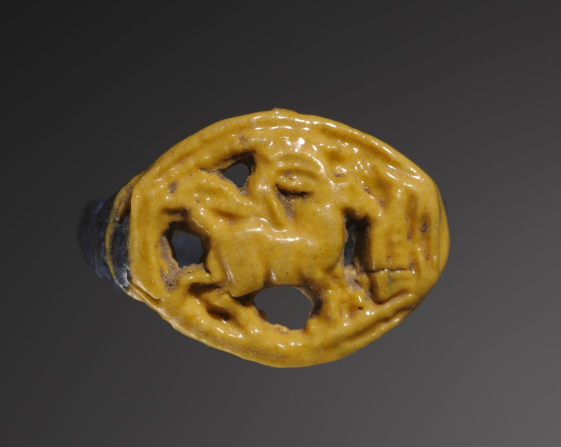
#> input picture datasets/appearance_lora/images/CAND_001.jpg, 1122 x 893 px (shown at 1/2 size); its folder holds only this picture in this run
$ python -i quality_correction.py   (imports and definitions only)   (older library calls are emulated)
#> lines starting #> are read from the running program, lines starting #| are printed output that depends on the picture; after the words box and inside, x2 and y2 are one past the last pixel; in counts of white or black regions, pixels touching at a corner belong together
#> further down, picture is the input picture: shape (893, 1122, 3); mean B, G, R 53, 71.8, 82.1
"""JewelMind Generative Rendering — Final Dataset Quality Correction Module.

This module provides deterministic computer vision and multi-signal heuristics
to audit, filter, reclassify, and stage the rendering_final dataset into
rendering_final_corrected.

Strict Constraints:
- 100% Deterministic (Seed 42)
- Zero model training / Zero GPU fine-tuning
- All baseline datasets and model weights are strictly immutable
"""

import os
import re
import cv2
import numpy as np
import pandas as pd
from PIL import Image

CANONICAL_CATEGORIES = [
    "ring",
    "earring",
    "pendant",
    "necklace",
    "bracelet",
    "bangle",
    "brooch",
    "other_jewellery",
]

# Neutral background padding for letterboxing
PADDING_COLOR = (128, 128, 128)
TARGET_SIZE = 512


# [32 lines left out: functions compute_directory_sha256_tree, letterbox_image, not called in this run]


def extract_vision_quality_features(img_bgr):
    """Extract fast, deterministic computer vision features for graphic/text/chart/skin detection."""
    h, w = img_bgr.shape[:2]
    # Standardize to 512x512 for invariant thresholding
    img_512 = cv2.resize(img_bgr, (512, 512), interpolation=cv2.INTER_AREA)
    gray = cv2.cvtColor(img_512, cv2.COLOR_BGR2GRAY)
    hsv = cv2.cvtColor(img_512, cv2.COLOR_BGR2HSV)
#> hsv: shape (512, 512, 3); mean H, S, V 74, 50.5, 82.2
    ycrcb = cv2.cvtColor(img_512, cv2.COLOR_BGR2YCrCb)
#> ycrcb: shape (512, 512, 3); mean of channels 0, 1, 2 72.9, 134.7, 116.8

    # 1. Table / Grid / Dimension line detection (Morphological line opening)
    horiz_kernel = cv2.getStructuringElement(cv2.MORPH_RECT, (25, 1))
    vert_kernel = cv2.getStructuringElement(cv2.MORPH_RECT, (1, 25))
    horiz_lines = cv2.morphologyEx(gray, cv2.MORPH_OPEN, horiz_kernel)
    vert_lines = cv2.morphologyEx(gray, cv2.MORPH_OPEN, vert_kernel)
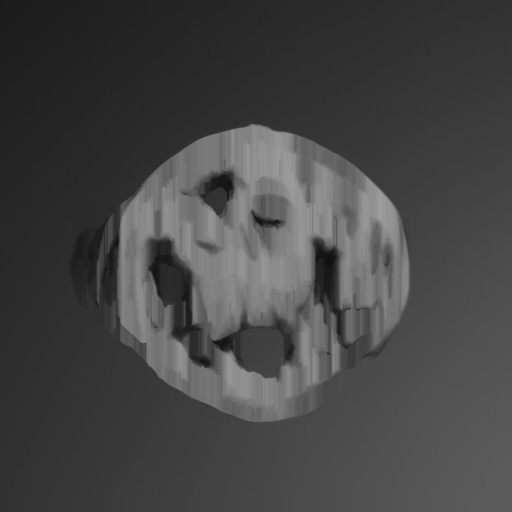
#> vert_lines: shape (512, 512); min 14, max 158, mean 69.4
    horiz_density = float(np.sum(horiz_lines > 40) / (512 * 512))
#> horiz_density = 0.86
    vert_density = float(np.sum(vert_lines > 40) / (512 * 512))
#> vert_density = 0.863
    grid_score = float(horiz_density * vert_density * 1000.0 + (horiz_density + vert_density))
#> grid_score = 743.6

    # 2. Text / Character stroke clustering
    morph_grad = cv2.morphologyEx(gray, cv2.MORPH_GRADIENT, cv2.getStructuringElement(cv2.MORPH_RECT, (3, 3)))
    text_dilate = cv2.dilate(morph_grad, cv2.getStructuringElement(cv2.MORPH_RECT, (7, 2)))
    text_bin = (text_dilate > 35).astype(np.uint8)
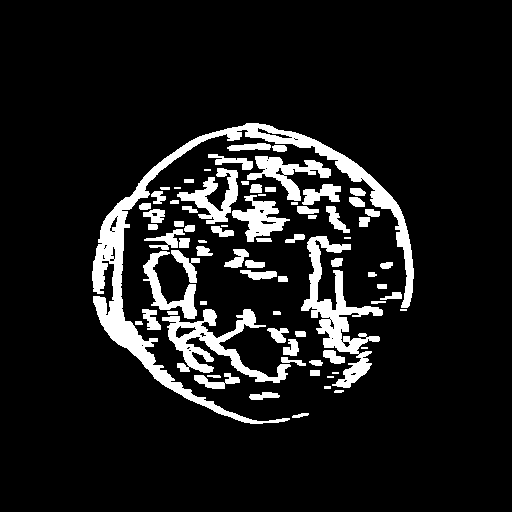
#> text_bin: shape (512, 512); values 0 (black) and 1 (white), 10.6% white; 77 white regions (9 under 20 px), largest, box (x1, y1, x2, y2) and area: (92, 123, 414, 424) 9133, (301, 236, 383, 388) 3653, (162, 309, 291, 383) 2834

    num_labels, labels, stats, centroids = cv2.connectedComponentsWithStats(text_bin, connectivity=8)
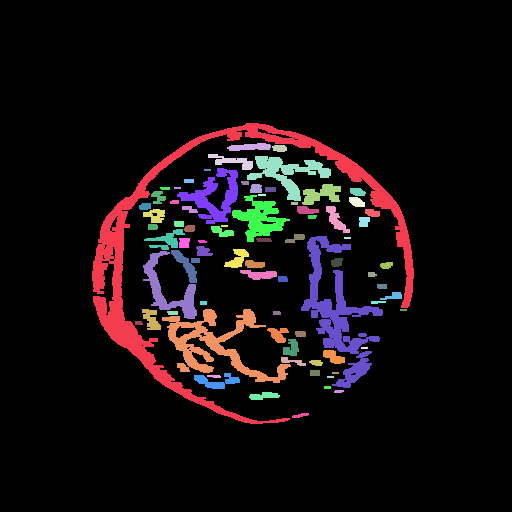
#> labels: shape (512, 512) int32; 78 distinct labels, from 0 to 77; one colour per label, 0 black
#> num_labels = 78; stats = 78 rows, first 6: [0, 0, 512, 512, 234226], [92, 123, 322, 301, 9133], [227, 143, 44, 8, 253], [272, 145, 15, 7, 90], [208, 154, 45, 16, 301], [247, 156, 84, 45, 1329]; centroids = 78 pairs, first value 138.3 to 403, second value 146.7 to 415
    text_cc_count = 0
    text_area = 0
    for i in range(1, min(num_labels, 500)):
        area = stats[i, cv2.CC_STAT_AREA]
        cw = stats[i, cv2.CC_STAT_WIDTH]
        ch = stats[i, cv2.CC_STAT_HEIGHT]
        ar = cw / max(1, ch)
        if 15 < area < 2500 and 1.2 < ar < 12 and ch < 30:
            text_cc_count += 1
            text_area += area
#> this loop made 77 passes
#> (area, cw, ch, ar, text_area) on passes 2, 3, 4, 8, 9, 10, 11, 12: (253, 44, 8, 5.5, 253), (90, 15, 7, 2.14, 343), (301, 45, 16, 2.81, 644), (40, 10, 4, 2.5, 684), (30, 8, 4, 2, 714), (99, 12, 9, 1.33, 813), (481, 39, 21, 1.86, 1294), (29, 10, 3, 3.33, 1323)
#> after the loop, text_area = 5813; text_cc_count = 55
    text_density = float(text_area / (512 * 512))
#> text_density = 0.0222

    # 3. Peripheral / Border noise (where promotional headers/footers/watermarks live)
    border_mask = np.zeros((512, 512), dtype=bool)
    border_mask[:90, :] = True
    border_mask[-90:, :] = True
    border_mask[:, :70] = True
    border_mask[:, -70:] = True

    grad_x = cv2.Sobel(gray, cv2.CV_32F, 1, 0, ksize=3)
    grad_y = cv2.Sobel(gray, cv2.CV_32F, 0, 1, ksize=3)
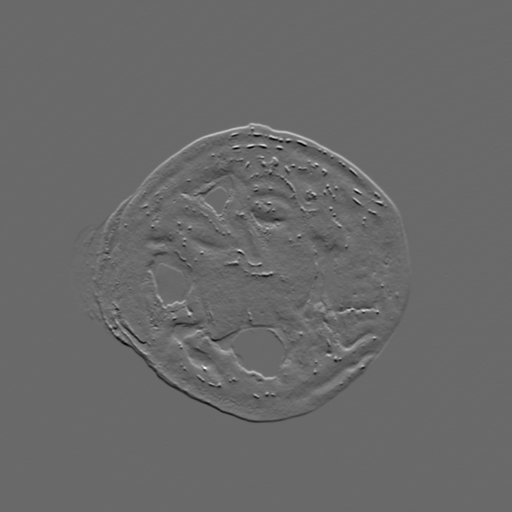
#> grad_y: shape (512, 512) float32; min -375, max 530, mean 0.5; drawn with min black and max white
    grad_mag = cv2.magnitude(grad_x, grad_y)

    border_edge_density = float(np.mean(grad_mag[border_mask] > 50))
#> border_edge_density = 0.000159
    center_edge_density = float(np.mean(grad_mag[~border_mask] > 50))
#> center_edge_density = 0.223

    # Peripheral-to-Center edge ratio
    border_ratio = float(border_edge_density / max(0.001, center_edge_density))
#> border_ratio = 0.000712

    # 4. Skin color detection (YCrCb + HSV)
    cr = ycrcb[:, :, 1]
    cb = ycrcb[:, :, 2]
    skin_ycrcb = (cr >= 133) & (cr <= 173) & (cb >= 77) & (cb <= 127)
#> skin_ycrcb: shape (512, 512) bool; 14.6% white; 88 white regions (59 under 20 px), largest, box (x1, y1, x2, y2) and area: (95, 122, 412, 423) 31977, (211, 194, 290, 308) 3305, (139, 179, 178, 232) 624
    hue = hsv[:, :, 0]
    sat = hsv[:, :, 1]
    skin_hsv = (hue >= 0) & (hue <= 25) & (sat >= 30) & (sat <= 200)
#> skin_hsv: shape (512, 512) bool; 15.5% white; 137 white regions (124 under 20 px), largest, box (x1, y1, x2, y2) and area: (93, 122, 412, 424) 39148, (252, 196, 292, 219) 421, (133, 270, 143, 306) 153
    skin_mask = skin_ycrcb & skin_hsv
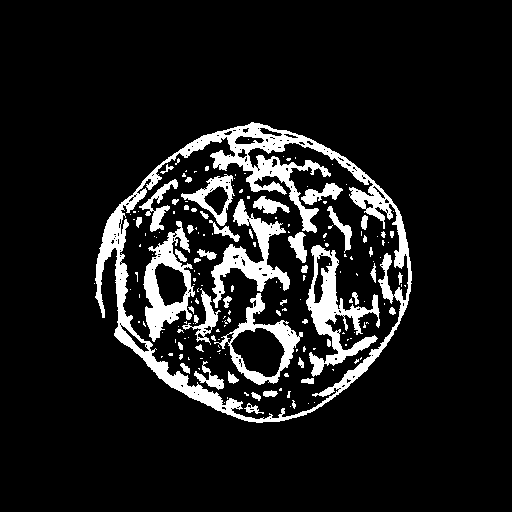
#> skin_mask: shape (512, 512) bool; 10.7% white; 183 white regions (131 under 20 px), largest, box (x1, y1, x2, y2) and area: (95, 122, 412, 423) 12217, (306, 245, 380, 377) 3052, (211, 199, 290, 308) 2483
    skin_ratio = float(np.mean(skin_mask))
#> skin_ratio = 0.107

    # 5. Background border uniformity
    border_val = gray[border_mask]
    border_val_std = float(np.std(border_val))
#> border_val_std = 17.11

    # 6. Saliency / Foreground occupancy (Otsu thresholding on center)
    center_gray = gray[80:432, 80:432]
    _, otsu_thresh = cv2.threshold(center_gray, 0, 255, cv2.THRESH_BINARY_INV + cv2.THRESH_OTSU)
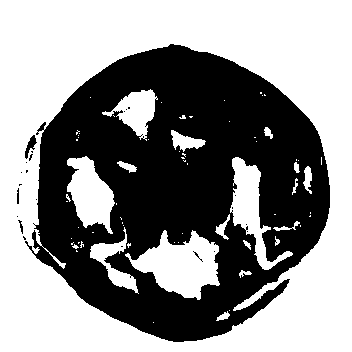
#> otsu_thresh: shape (352, 352); 56.1% white; 23 black regions (19 under 20 px), largest, box (x1, y1, x2, y2) and area: (25, 44, 330, 342) 54181, (25, 135, 37, 159) 117, (17, 188, 19, 204) 29, (18, 220, 23, 234) 28
    occupancy = float(np.mean(otsu_thresh > 0))
#> occupancy = 0.561

    # 7. Disconnected multi-component / collage detection
    # Strong foreground blobs
    fg_thresh = (gray < 235) & (grad_mag > 30)
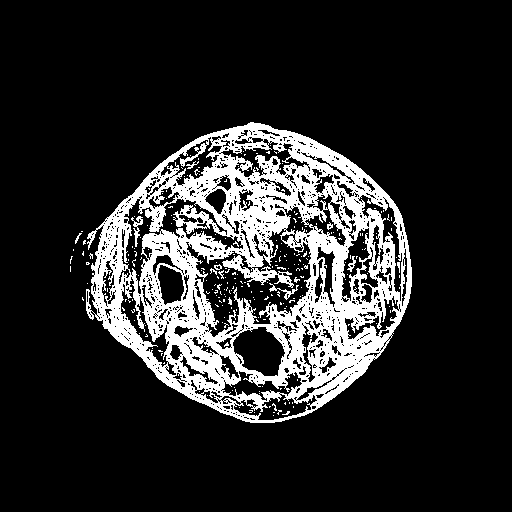
#> fg_thresh: shape (512, 512) bool; 16.6% white; 234 white regions (222 under 20 px), largest, box (x1, y1, x2, y2) and area: (86, 122, 412, 423) 42228, (131, 216, 143, 247) 127, (269, 283, 299, 300) 107
    num_fg_blobs, _, fg_stats, _ = cv2.connectedComponentsWithStats(fg_thresh.astype(np.uint8), connectivity=8)
#> num_fg_blobs = 235; fg_stats = 235 rows, first 6: [0, 0, 512, 512, 218658], [86, 122, 326, 301, 42228], [270, 145, 1, 1, 1], [243, 151, 1, 1, 1], [266, 151, 4, 3, 8], [274, 151, 3, 3, 4]
    large_fg_blobs = 0
    for i in range(1, min(num_fg_blobs, 50)):
        if fg_stats[i, cv2.CC_STAT_AREA] > (512 * 512 * 0.04):
            large_fg_blobs += 1
#> after the loop, large_fg_blobs = 1

    return {
        "grid_score": grid_score,
        "horiz_density": horiz_density,
        "vert_density": vert_density,
        "text_density": text_density,
        "text_cc_count": text_cc_count,
        "border_edge_density": border_edge_density,
        "center_edge_density": center_edge_density,
        "border_ratio": border_ratio,
        "skin_ratio": skin_ratio,
        "border_val_std": border_val_std,
        "occupancy": occupancy,
        "large_fg_blobs": large_fg_blobs,
    }


# [169 lines left out: functions parse_semantic_category_signals, evaluate_sample_quality, not called in this run]

>>> import cv2
>>> picture = cv2.imread('../../../datasets/appearance_lora/images/CAND_001.jpg')
>>> result = extract_vision_quality_features(picture)
#> result = 12 items

$ run again, on datasets/appearance_lora/images/CAND_002.jpg
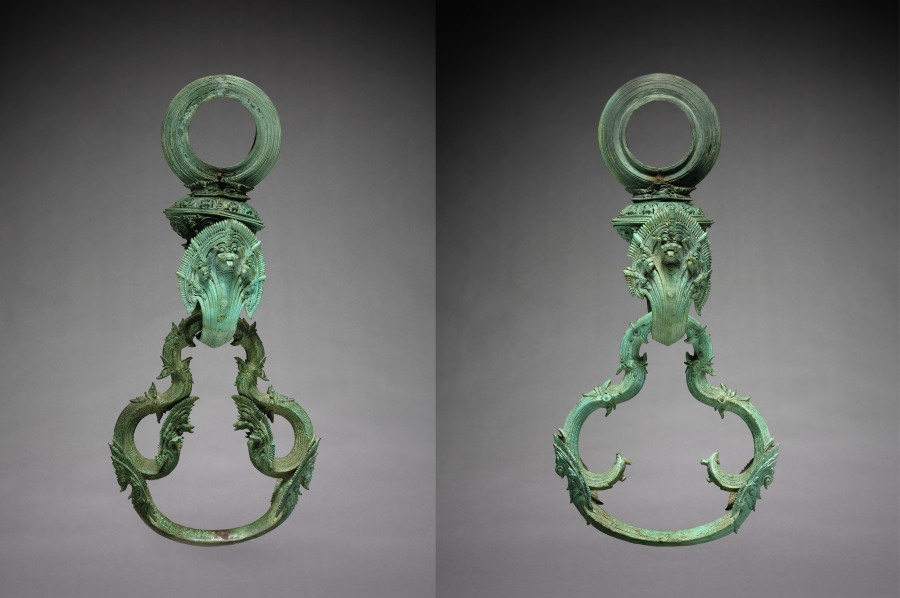
#> input picture datasets/appearance_lora/images/CAND_002.jpg, 900 x 598 px
#> picture is the input picture: shape (598, 900, 3); mean B, G, R 104.9, 107.3, 105.3
#> hsv: shape (512, 512, 3); mean H, S, V 57.1, 11.7, 108.5
#> ycrcb: shape (512, 512, 3); mean of channels 0, 1, 2 106.4, 127.2, 127.1
#> horiz_density = 0.899
#> vert_density = 0.896
#> grid_score = 807.1
#> text_bin: shape (512, 512); values 0 (black) and 1 (white), 16.5% white; 10 white regions (2 under 20 px), largest, box (x1, y1, x2, y2) and area: (58, 108, 187, 470) 20142, (311, 62, 447, 470) 19851, (93, 63, 164, 118) 1760
#> labels: shape (512, 512) int32; 11 distinct labels, from 0 to 10
#> num_labels = 11; stats = [[0, 0, 512, 512, 218962], [93, 63, 71, 55, 1760], [311, 62, 136, 408, 19851], [244, 85, 7, 2, 14], [244, 88, 8, 148, 1038], [58, 108, 129, 362, 20142], [138, 112, 14, 20, 195], [156, 121, 7, 4, 28], [244, 239, 7, 3, 21], [244, 252, 7, 17, 119], [244, 281, 7, 2, 14]]; centroids = [[257.9, 250], [128.8, 84.27], [377.7, 282], [247, 85.5], [247, 161.5], [121.8, 310.1], [144.2, 122], [159, 122.5], [247, 240], [247, 260], [247, 281.5]]
#> the loop in extract_vision_quality_features, `for i in range(1, min(num_labels, 500)):` made 10 passes
#> (area, cw, ch, ar, text_area) on passes 7 to 8: (28, 7, 4, 1.75, 28), (21, 7, 3, 2.33, 49)
#> after the loop in extract_vision_quality_features, `for i in range(1, min(num_labels, 500)):`: text_area = 49; text_cc_count = 2
#> text_density = 0.000187
#> border_edge_density = 0.0395
#> center_edge_density = 0.198
#> border_ratio = 0.199
#> skin_ycrcb: shape (512, 512) bool; 0.03% white; 6 white regions (4 under 20 px), largest, box (x1, y1, x2, y2) and area: (124, 453, 131, 463) 42, (371, 149, 378, 155) 29
#> skin_hsv: shape (512, 512) bool; 0.07% white; 23 white regions (20 under 20 px), largest, box (x1, y1, x2, y2) and area: (123, 453, 131, 463) 57, (371, 148, 379, 155) 44, (96, 461, 109, 466) 21
#> skin_mask: shape (512, 512) bool; 0.03% white; 5 white regions (3 under 20 px), largest, box (x1, y1, x2, y2) and area: (124, 453, 131, 463) 42, (372, 149, 378, 155) 27
#> skin_ratio = 0.000309
#> border_val_std = 43.97
#> in extract_vision_quality_features, `_, otsu_thresh = cv2.threshold(center_gray, 0, 255, cv2.THRESH_BINARY_..`:
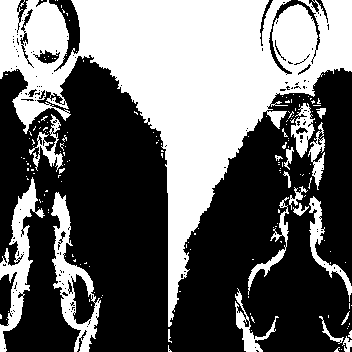
#> otsu_thresh: shape (352, 352); 40.5% white; 175 white regions (154 under 20 px), largest, box (x1, y1, x2, y2) and area: (0, 0, 352, 327) 40369, (51, 192, 101, 352) 2494, (0, 177, 45, 352) 2334
#> occupancy = 0.405
#> in extract_vision_quality_features, `fg_thresh = (gray < 235) & (grad_mag > 30)`:
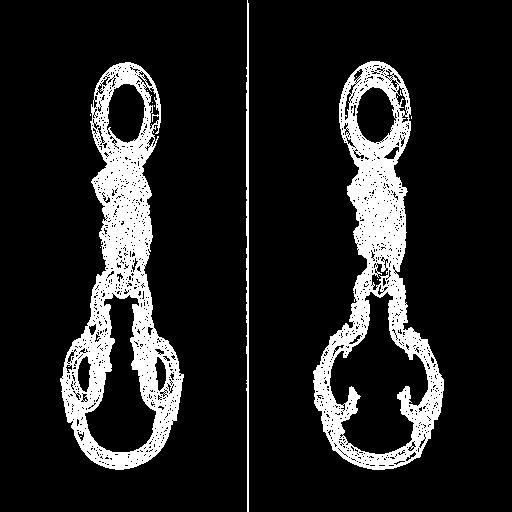
#> fg_thresh: shape (512, 512) bool; 13.7% white; 11 white regions (8 under 20 px), largest, box (x1, y1, x2, y2) and area: (60, 62, 184, 470) 18004, (313, 61, 444, 470) 16626, (246, 0, 249, 512) 1235
#> num_fg_blobs = 12; fg_stats = [[0, 0, 512, 512, 226267], [246, 0, 3, 512, 1235], [313, 61, 131, 409, 16626], [60, 62, 124, 408, 18004], [356, 76, 1, 1, 1], [147, 90, 1, 1, 1], [152, 102, 1, 1, 1], [154, 105, 1, 2, 2], [90, 114, 1, 2, 2], [411, 116, 1, 3, 3], [100, 247, 1, 1, 1], [377, 279, 1, 1, 1]]
#> after the loop in extract_vision_quality_features, `for i in range(1, min(num_fg_blobs, 50)):`: large_fg_blobs = 2
#> result = 12 items

$ run again, on datasets/appearance_lora/images/CAND_003.jpg
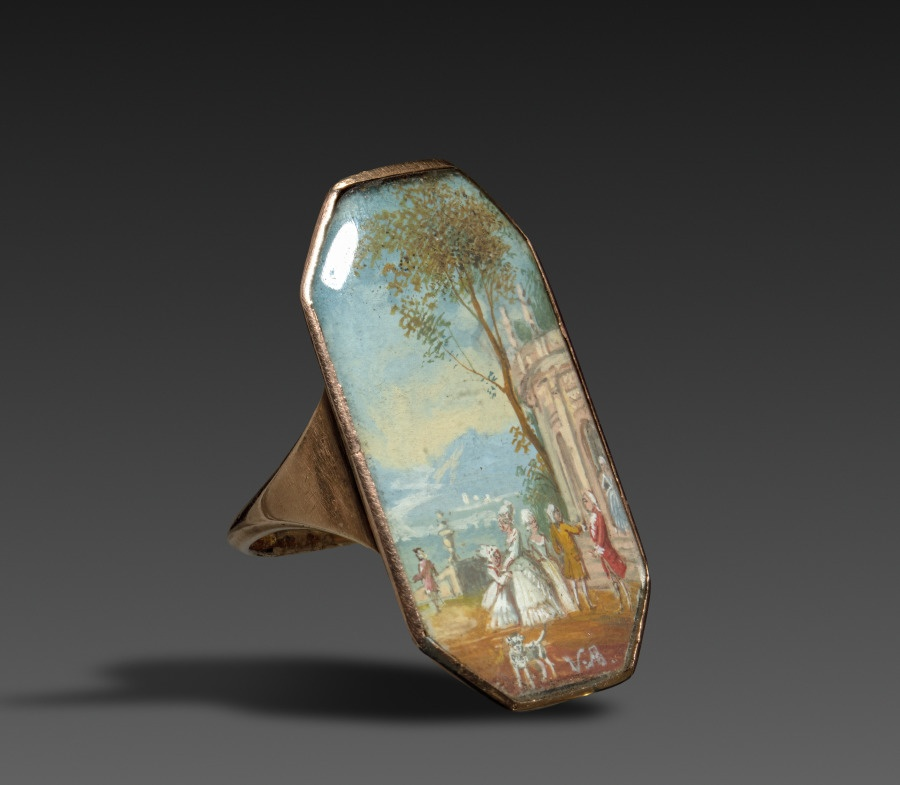
#> input picture datasets/appearance_lora/images/CAND_003.jpg, 900 x 785 px
#> picture is the input picture: shape (785, 900, 3); mean B, G, R 70, 74.2, 75.1
#> hsv: shape (512, 512, 3); mean H, S, V 8.8, 14.2, 76.5
#> ycrcb: shape (512, 512, 3); mean of channels 0, 1, 2 74, 128.8, 125.8
#> horiz_density = 0.765
#> vert_density = 0.766
#> grid_score = 587.5
#> text_bin: shape (512, 512); values 0 (black) and 1 (white), 13.3% white; 14 white regions (2 under 20 px), largest, box (x1, y1, x2, y2) and area: (127, 105, 374, 465) 34474, (290, 317, 310, 326) 116, (176, 306, 186, 312) 50
#> labels: shape (512, 512) int32; 15 distinct labels, from 0 to 14
#> num_labels = 15; stats = 15 rows, first 6: [0, 0, 512, 512, 227222], [127, 105, 247, 360, 34474], [213, 159, 10, 5, 47], [239, 160, 7, 3, 21], [255, 238, 9, 3, 26], [260, 247, 7, 3, 21]; centroids = 15 rows, first 8: [253.4, 250.4], [269.5, 288.9], [217.4, 161], [242, 161], [259.2, 239], [263, 248], [253.3, 259], [182.6, 289.4]
#> the loop in extract_vision_quality_features, `for i in range(1, min(num_labels, 500)):` made 14 passes
#> (area, cw, ch, ar, text_area) on passes 2 to 9: (47, 10, 5, 2, 47), (21, 7, 3, 2.33, 68), (26, 9, 3, 3, 94), (21, 7, 3, 2.33, 115), (23, 8, 3, 2.67, 138), (32, 9, 4, 2.25, 170), (36, 9, 4, 2.25, 206), (50, 10, 6, 1.67, 256)
#> after the loop in extract_vision_quality_features, `for i in range(1, min(num_labels, 500)):`: text_area = 420; text_cc_count = 11
#> text_density = 0.0016
#> border_edge_density = 0.0214
#> center_edge_density = 0.206
#> border_ratio = 0.104
#> skin_ycrcb: shape (512, 512) bool; 9.9% white; 78 white regions (65 under 20 px), largest, box (x1, y1, x2, y2) and area: (130, 104, 371, 464) 23131, (226, 129, 289, 183) 1530, (233, 268, 273, 300) 486
#> skin_hsv: shape (512, 512) bool; 9.9% white; 102 white regions (93 under 20 px), largest, box (x1, y1, x2, y2) and area: (129, 102, 371, 465) 24106, (233, 130, 289, 180) 1264, (284, 334, 294, 356) 109
#> skin_mask: shape (512, 512) bool; 9.4% white; 94 white regions (83 under 20 px), largest, box (x1, y1, x2, y2) and area: (130, 104, 371, 464) 22502, (233, 130, 289, 180) 1229, (284, 334, 294, 355) 98
#> skin_ratio = 0.0935
#> border_val_std = 25.57
#> in extract_vision_quality_features, `_, otsu_thresh = cv2.threshold(center_gray, 0, 255, cv2.THRESH_BINARY_..`:
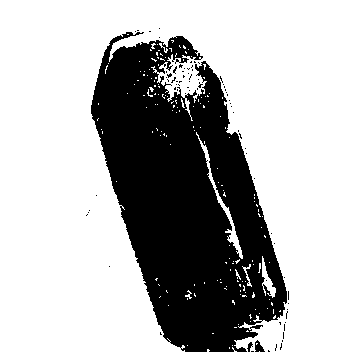
#> otsu_thresh: shape (352, 352); 70.1% white; 77 black regions (74 under 20 px), largest, box (x1, y1, x2, y2) and area: (91, 32, 287, 352) 36679, (255, 340, 265, 352) 71, (247, 342, 253, 352) 30
#> occupancy = 0.701
#> in extract_vision_quality_features, `fg_thresh = (gray < 235) & (grad_mag > 30)`:
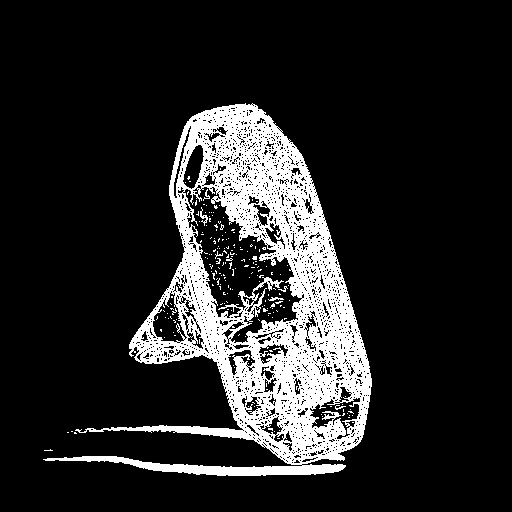
#> fg_thresh: shape (512, 512) bool; 15.1% white; 207 white regions (201 under 20 px), largest, box (x1, y1, x2, y2) and area: (43, 103, 372, 476) 38767, (200, 207, 208, 226) 51, (268, 297, 284, 301) 33, (203, 189, 210, 201) 27, (335, 405, 346, 410) 23, (278, 286, 288, 292) 21
#> num_fg_blobs = 208; fg_stats = 208 rows, first 6: [0, 0, 512, 512, 222546], [43, 103, 329, 373, 38767], [220, 130, 1, 1, 1], [220, 168, 1, 2, 2], [187, 176, 3, 4, 8], [189, 181, 2, 1, 2]
#> after the loop in extract_vision_quality_features, `for i in range(1, min(num_fg_blobs, 50)):`: large_fg_blobs = 1
#> result = 12 items
